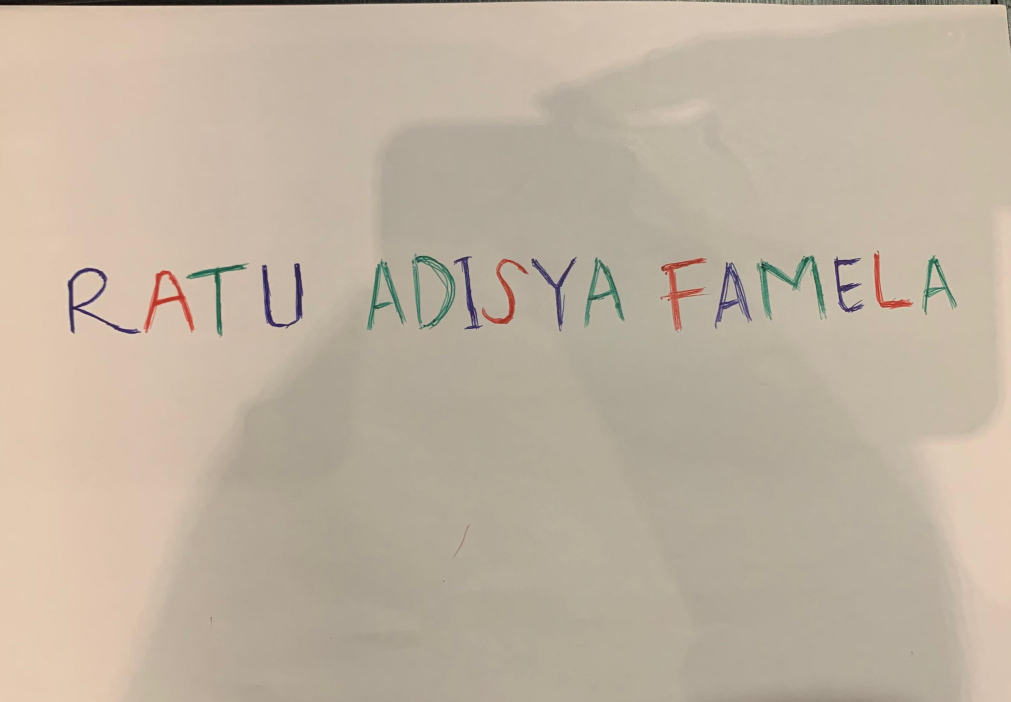
#> input picture nama.jpg, 3031 x 2105 px (shown at 1/3 size)
$ jupyter execute --allow-errors 'UTS_PC_C_RATU ADISYA FAMELA_202231105 (1).ipynb'   (shell and % lines are left out)
#> lines starting #> are read from the running program, lines starting #| are printed output that depends on the picture; after the words box and inside, x2 and y2 are one past the last pixel; in counts of white or black regions, pixels touching at a corner belong together
## Import Library

[cell 1]
import cv2
import numpy as np
import matplotlib.pyplot as plt
import matplotlib.image as img
from IPython.display import Image

# Mendeklarasikan Gambar

[cell 2]
color_image = img.imread('nama.jpg')
#> color_image is the input picture: shape (2105, 3031, 3); mean R, G, B 191.7, 178.2, 161
plt.imshow(color_image)
#> (this line was passed over: IPython is not available in this run)

## Deteksi Warna Pada Citra

[cell 3]
image = plt.imread('nama.jpg')

[cell 4]
image_array = np.array(image)

[cell 5]
# Pisahkan saluran warna
red = image_array[:,:,0]
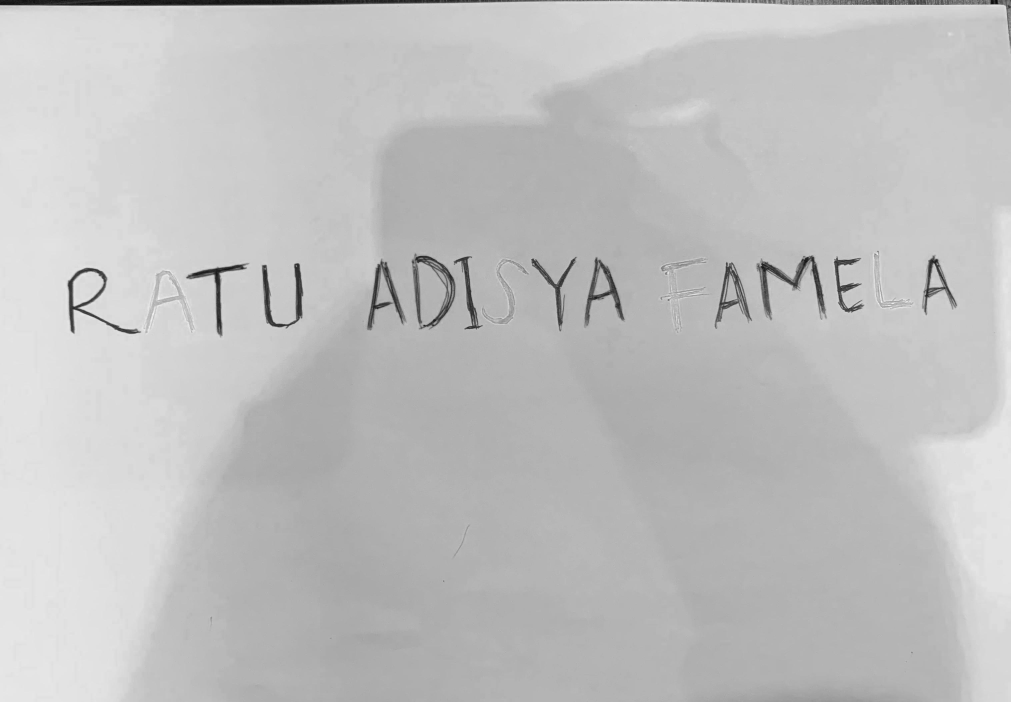
#> red: shape (2105, 3031) (shown at 1/3 size); min 4, max 255, mean 191.7
green = image_array[:,:,1]
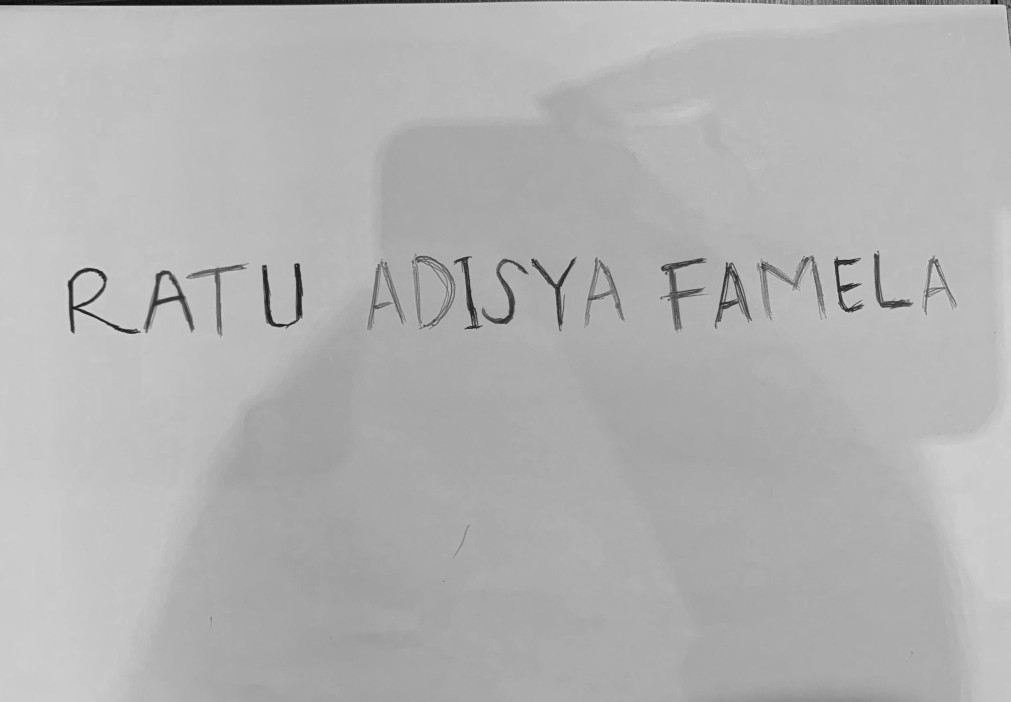
#> green: shape (2105, 3031) (shown at 1/3 size); min 0, max 224, mean 178.2
blue = image_array[:,:,2]
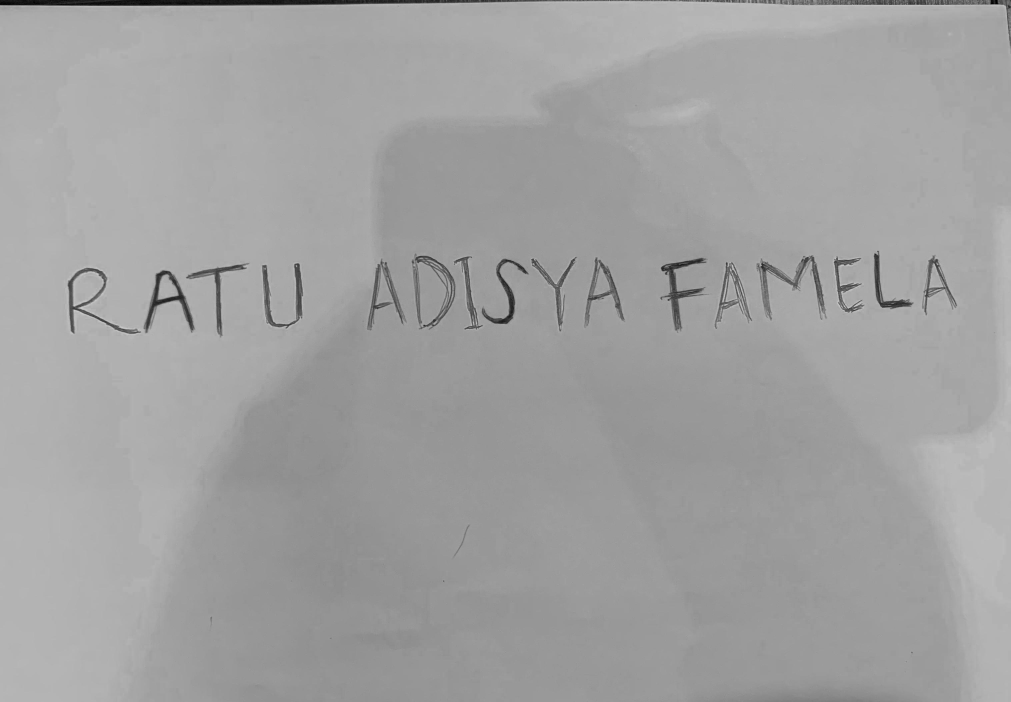
#> blue: shape (2105, 3031) (shown at 1/3 size); min 0, max 220, mean 161

# Menyiapkan subplot
#> (the rest of this cell did not finish here and is left out)

## Membuat ambang batas citra

[cell 6]
# Membaca gambar
color_image = cv2.imread('nama.jpg')

# Konversi citra ke dalam ruang warna HSV
hsv_image = cv2.cvtColor(color_image, cv2.COLOR_BGR2HSV)
#> hsv_image: shape (2105, 3031, 3); mean H, S, V 18.6, 41.5, 192.1

# Definisikan rentang warna untuk setiap warna
lower_blue = np.array([90, 100, 100])
upper_blue = np.array([130, 255, 255])

lower_green = np.array([40, 100, 100])
upper_green = np.array([80, 255, 255])

lower_red1 = np.array([0, 100, 100])
upper_red1 = np.array([10, 255, 255])
lower_red2 = np.array([160, 100, 100])
upper_red2 = np.array([180, 255, 255])

# Deteksi warna biru
mask_blue = cv2.inRange(hsv_image, lower_blue, upper_blue)
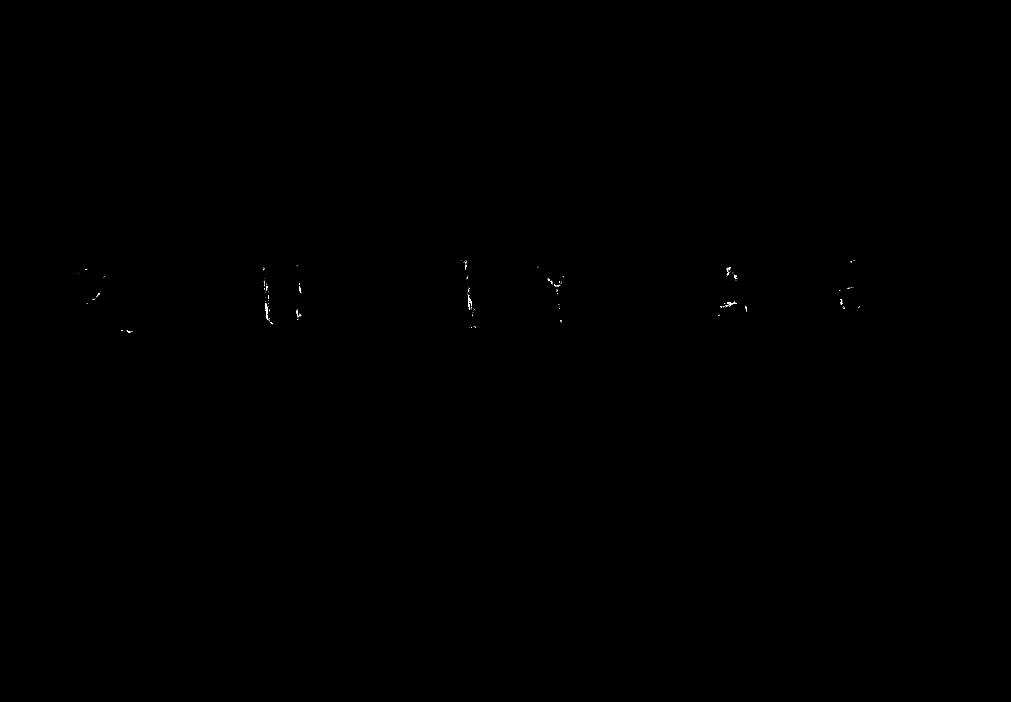
#> mask_blue: shape (2105, 3031) (shown at 1/3 size); 0.02% white in thin lines or dots, all inside (x1, y1, x2, y2) = (234, 780, 2580, 998)
# Deteksi warna hijau
mask_green = cv2.inRange(hsv_image, lower_green, upper_green)
#> mask_green: shape (2105, 3031); 0.13% white; 219 white regions (164 under 20 px), largest, box (x1, y1, x2, y2) and area: (2292, 780, 2422, 859) 1167, (2438, 790, 2467, 907) 997, (2289, 813, 2304, 921) 709
# Deteksi warna merah
mask_red1 = cv2.inRange(hsv_image, lower_red1, upper_red1)
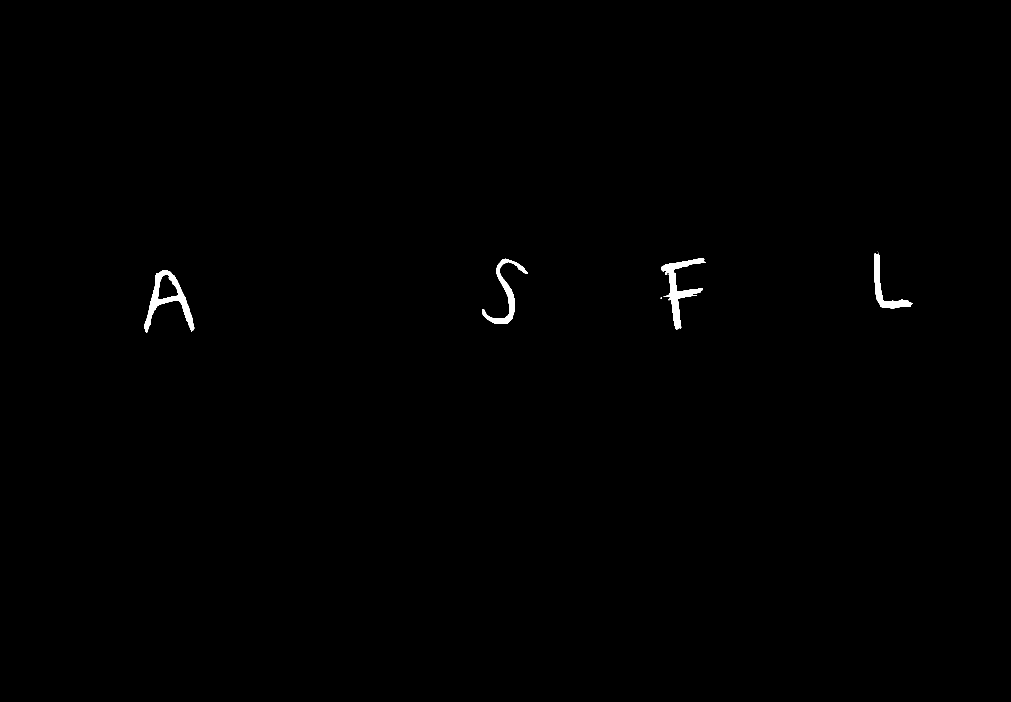
#> mask_red1: shape (2105, 3031) (shown at 1/3 size); 0.36% white; 8 white regions (4 under 20 px), largest, box (x1, y1, x2, y2) and area: (432, 811, 583, 998) 7090, (1983, 774, 2118, 990) 6943, (1446, 776, 1584, 972) 4766, (2622, 760, 2738, 927) 4164
mask_red2 = cv2.inRange(hsv_image, lower_red2, upper_red2)
#> mask_red2: shape (2105, 3031); every value is 0
mask_red = cv2.bitwise_or(mask_red1, mask_red2)

# Gabungkan masker untuk warna merah dan biru
mask_red_blue = cv2.bitwise_or(mask_red, mask_blue)
#> mask_red_blue: shape (2105, 3031); 0.38% white; 176 white regions (152 under 20 px), largest, box (x1, y1, x2, y2) and area: (432, 811, 583, 998) 7090, (1983, 774, 2118, 990) 6943, (1446, 776, 1584, 972) 4766
# Gabungkan masker untuk warna merah dan biru
mask_red_blue_green = cv2.bitwise_or(cv2.bitwise_or(mask_red, mask_blue), mask_green)
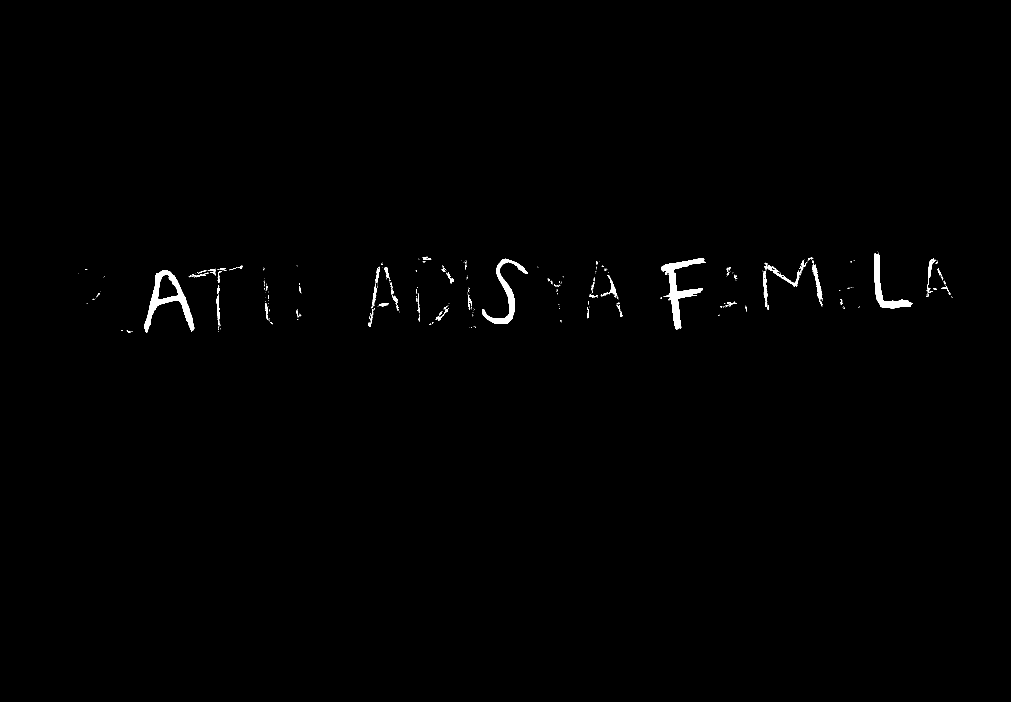
#> mask_red_blue_green: shape (2105, 3031) (shown at 1/3 size); 0.51% white; 395 white regions (316 under 20 px), largest, box (x1, y1, x2, y2) and area: (432, 811, 583, 998) 7090, (1983, 774, 2118, 990) 6943, (1446, 776, 1584, 972) 4766

# Plot hasil

#gambar 1
gray = cv2.cvtColor(color_image, cv2.COLOR_RGB2GRAY)
#> (the rest of this cell did not finish here and is left out)

$ run again, with BUKTI FOTO.jpg copied over nama.jpg
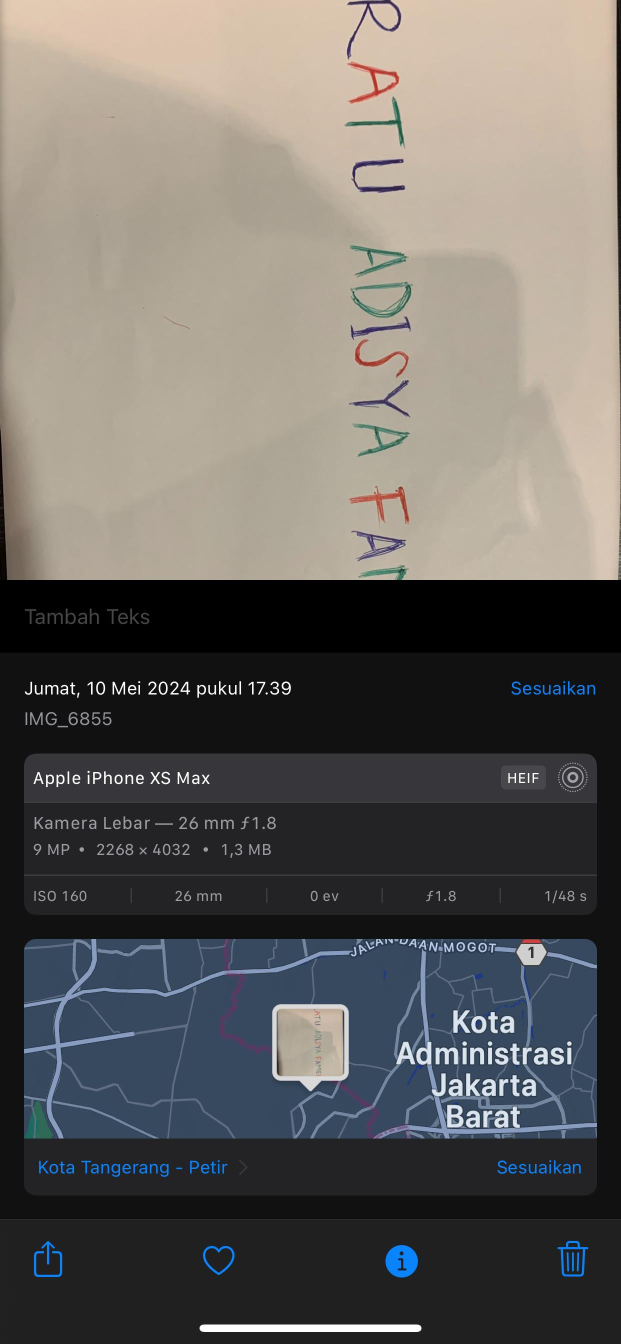
#> input picture BUKTI FOTO.jpg, 1242 x 2688 px (shown at 1/2 size)
#> color_image is the input picture: shape (2688, 1242, 3); mean R, G, B 102.8, 99.9, 96.4
#> hsv_image: shape (2688, 1242, 3); mean H, S, V 41.2, 36, 109.3
#> `mask_blue = cv2.inRange(hsv_image, lower_blue, upper_blue)`:
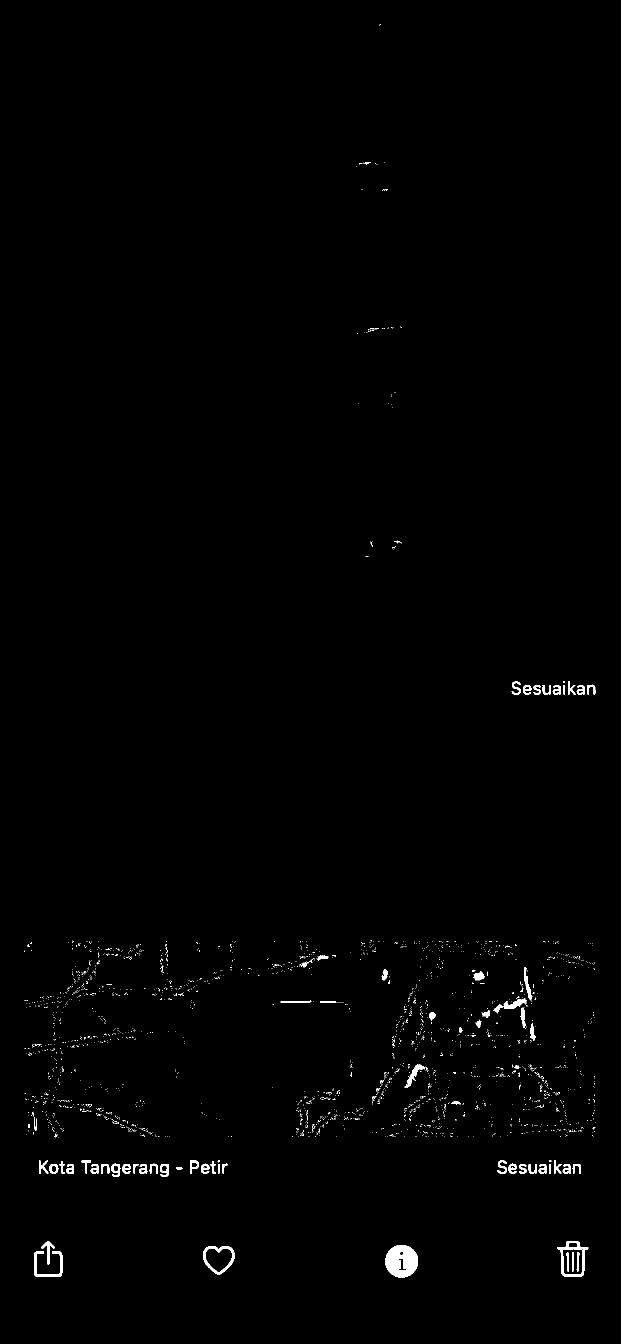
#> mask_blue: shape (2688, 1242) (shown at 1/2 size); 0.66% white; 2501 white regions (2435 under 20 px), largest, box (x1, y1, x2, y2) and area: (771, 2490, 836, 2555) 3199, (1115, 2482, 1177, 2553) 1185, (406, 2492, 469, 2550) 958
#> mask_green: shape (2688, 1242); 0.06% white; 86 white regions (72 under 20 px), largest, box (x1, y1, x2, y2) and area: (76, 2234, 102, 2276) 513, (70, 2206, 82, 2240) 201, (738, 1141, 791, 1148) 195
#> mask_red1: shape (2688, 1242); 0.17% white; 7 white regions (3 under 20 px), largest, box (x1, y1, x2, y2) and area: (696, 124, 798, 207) 2141, (701, 973, 819, 1044) 2043, (710, 679, 817, 753) 1409, (1050, 1878, 1081, 1884) 148
#> mask_red2: shape (2688, 1242); 0% white in thin lines or dots, all inside (x1, y1, x2, y2) = (1043, 1878, 1083, 1886)
#> mask_red: shape (2688, 1242); 0.18% white; 6 white regions (2 under 20 px), largest, box (x1, y1, x2, y2) and area: (696, 124, 798, 207) 2141, (701, 973, 819, 1044) 2043, (710, 679, 817, 753) 1409, (1043, 1878, 1083, 1887) 283
#> mask_red_blue: shape (2688, 1242); 0.83% white; 2507 white regions (2437 under 20 px), largest, box (x1, y1, x2, y2) and area: (771, 2490, 836, 2555) 3199, (696, 124, 798, 207) 2141, (701, 973, 819, 1044) 2043
#> `mask_red_blue_green = cv2.bitwise_or(cv2.bitwise_or(mask_red, mask_blu..`:
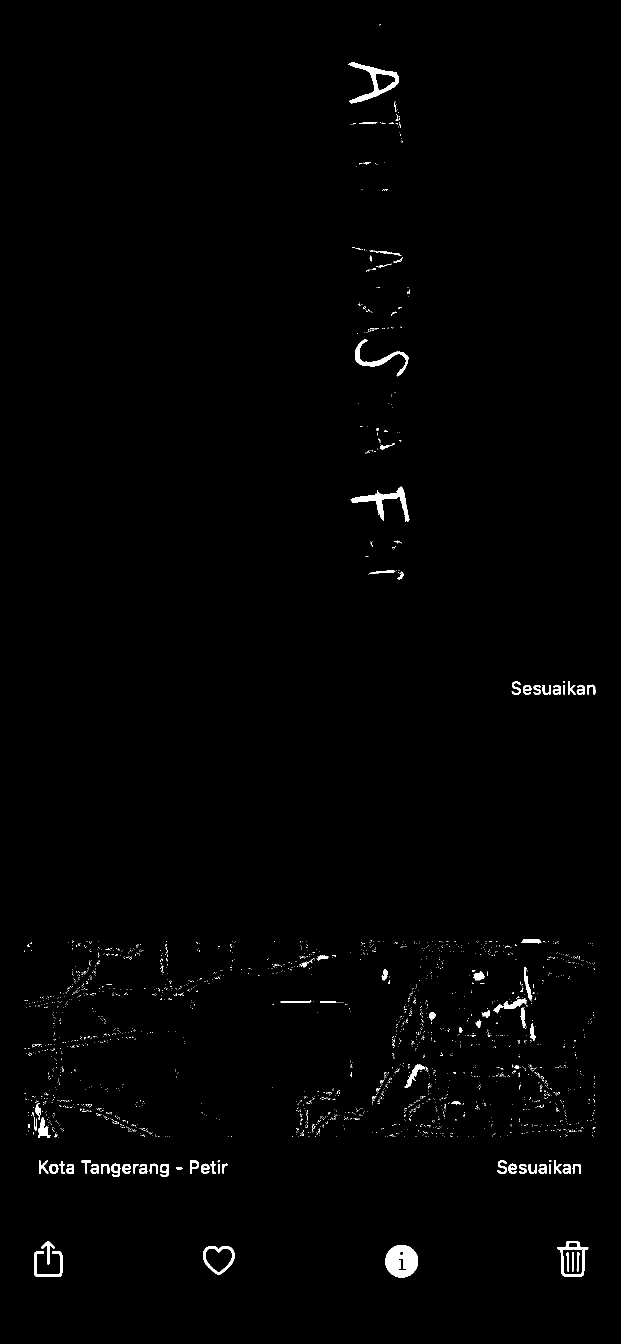
#> mask_red_blue_green: shape (2688, 1242) (shown at 1/2 size); 0.89% white; 2593 white regions (2509 under 20 px), largest, box (x1, y1, x2, y2) and area: (771, 2490, 836, 2555) 3199, (696, 124, 798, 207) 2141, (701, 973, 819, 1044) 2043
